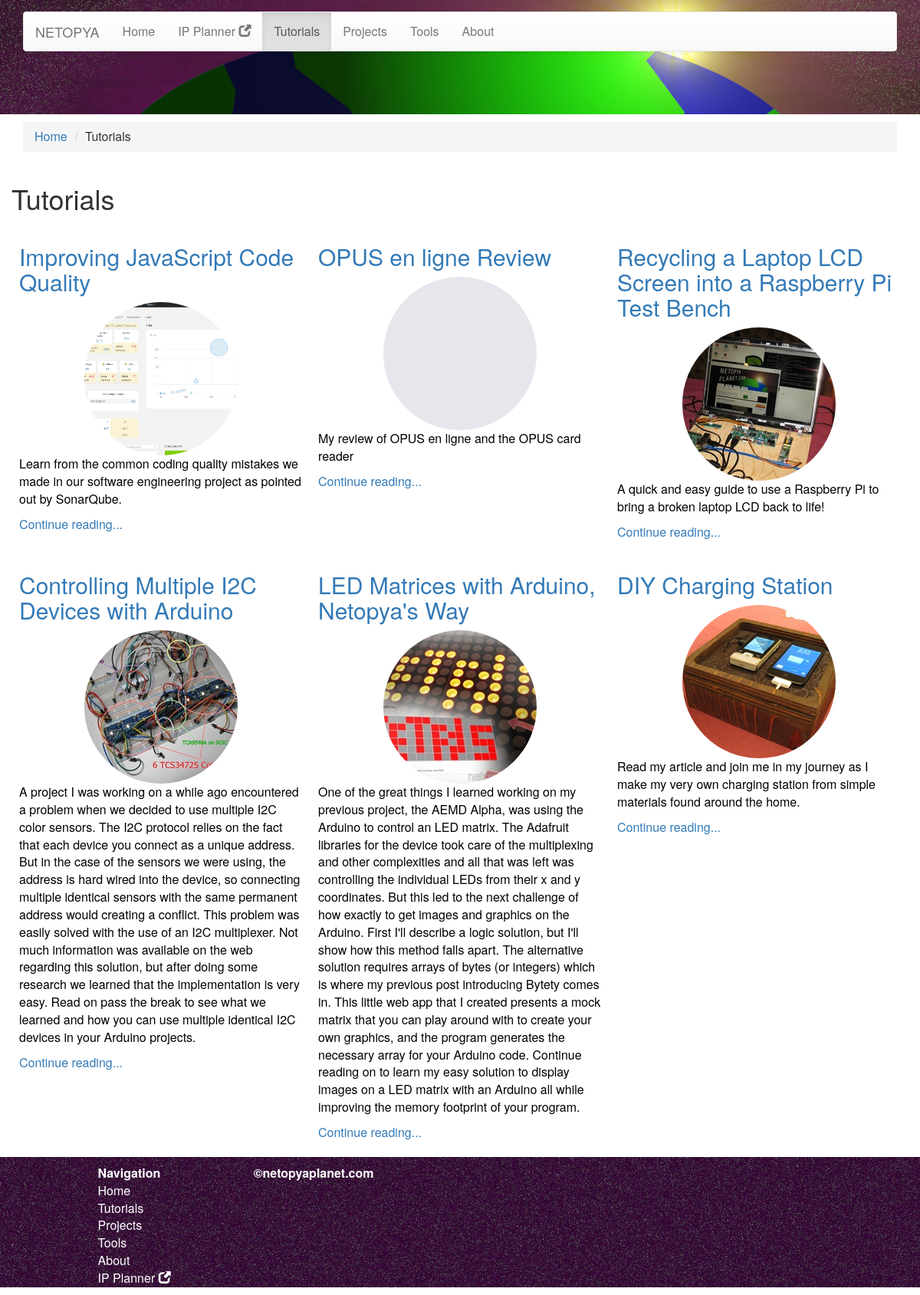
/netopyaplanet/tutorials.php, run on the app's committed database.
### tables this page shows
CREATE TABLE `articles` (
  `id` int(10) NOT NULL,
  `title` varchar(1000) NOT NULL,
  `user_id` int(10) NOT NULL,
  `timestamp` timestamp NOT NULL DEFAULT current_timestamp(),
  `overfold_content` mediumtext NOT NULL,
  `content` mediumtext NOT NULL,
  `ogimage_url` varchar(1000) NOT NULL,
  `ogdescription` mediumtext NOT NULL,
  `gallery_id` int(11) NOT NULL,
  `tag` varchar(5) NOT NULL,
  `feature_clip` varchar(500) NOT NULL
);

### netopyaplanet/tutorials.php (the view, shortened to what this page needs)
<html lang="en">
  <head>
	<link rel="stylesheet" href="bootstrap/css/bootstrap.min.css">
	<link rel="stylesheet" href="bootstrap/css/bootstrap-theme.min.css">
	<link rel="stylesheet" href="css/bootstrap.override.css">
	<link rel="stylesheet" href="css/stylesheet.css">
  </head>
  <body>
	<?php include("php/navbar.php"); ?>
	<div id="smalltopnavback"></div>
	<div class="container marketing">
		<div class="row">
			<div class="col-lg-12">
				<ol class="breadcrumb">
				  <li><a href="index.php">Home</a></li>
				  <li>Tutorials</li>
				</ol>
			</div>
		</div>
		<div class="row">
			<div class="col-lg-12">
			</div>
		</div>
		<div class="row">
			<h1>Tutorials</h1>
		</div>
		<div class="row">
			<?php
				$result = mysqli_query($con,"SELECT * FROM articles WHERE tag LIKE 'TUT' ORDER BY timestamp DESC");
				while($row = mysqli_fetch_array($result))
				{
					?>
					<div class="col-md-4 col-sm-6">
						<div class="feature_clip">
							<div class="row">
								<a href="article.php?id=<?php echo $row['id']; ?>"><h2><?php echo $row['title']; ?></h2></a>
							</div>
							<div class="row">
								<a href="article.php?id=<?php echo $row['id']; ?>">
									<div class="circleimage" style="background-image:url('<?php echo $row['feature_clip']; ?>');">
									</div>
								</a>
							</div>
							<div class="row">
								<a href="article.php?id=<?php echo $row['id']; ?>">
									<p class="linked_description"><?php echo $row['ogdescription']; ?></p>
								</a>
							</div>
							<div class="row">
								<a href="article.php?id=<?php echo $row['id']; ?>">Continue reading...</a>
							</div>
						</div>
					</div>
					<?php
				}
			?>
		</div>
	</div>
	<?php include("php/footer.php"); ?>
  </body>
</html>

### netopyaplanet/css/stylesheet.css (style rules this page uses)
#smalltopnavback { background-image:url("../bootimages/smallnavback.jpg"); background-repeat:no-repeat; background-size:cover; height:149px; background-position: center top; }
.breadcrumb { margin-top: 10px; }
.circleimage { display: block; width: 200px; height: 200px; background: #E6E7ED; -moz-border-radius: 100px; -webkit-border-radius: 100px; background-position:50% 50%; background-repeat:no-repeat; background-size:cover; margin-left:auto; margin-right:auto; }
.linked_description { color:black; }
.feature_clip { padding:10px; }

### data on the page
articles: title "Improving JavaScript Code Quality", feature_clip (picture), ogdescription "Learn from the common coding quality mistakes we made in our software engineering project as pointed out by SonarQube."
articles: title "OPUS en ligne Review", ogdescription "My review of OPUS en ligne and the OPUS card reader"
articles: title "Recycling a Laptop LCD Screen into a Raspberry Pi Test Bench", feature_clip (picture), ogdescription "A quick and easy guide to use a Raspberry Pi to bring a broken laptop LCD back to life!"
articles: title "Controlling Multiple I2C Devices with Arduino", feature_clip (picture), ogdescription "A project I was working on a while ago encountered a problem when we decided to use multiple I2C color sensors. The I2C protocol relies on the fact that each device you connect as a unique address. But in the case of the sensors we were using, the address is hard wired into the device, so connecting multiple identical sensors with the same permanent address would creating a conflict. This problem was easily solved with the use of an I2C multiplexer. Not much information was available on the web regarding this solution, but after doing some research we learned that the implementation is very easy. Read on pass the break to see what we learned and how you can use multiple identical I2C…"
articles: title "LED Matrices with Arduino, Netopya's Way", feature_clip (picture), ogdescription "One of the great things I learned working on my previous project, the AEMD Alpha, was using the Arduino to control an LED matrix. The Adafruit libraries for the device took care of the multiplexing and other complexities and all that was left was controlling the individual LEDs from their x and y coordinates. But this led to the next challenge of how exactly to get images and graphics on the Arduino. First I'll describe a logic solution, but I'll show how this method falls apart. The alternative solution requires arrays of bytes (or integers) which is where my previous post introducing Bytety comes in. This little web app that I created presents a mock matrix that you can play around with…"
articles: title "DIY Charging Station", feature_clip (picture), ogdescription "Read my article and join me in my journey as I make my very own charging station from simple materials found around the home."
